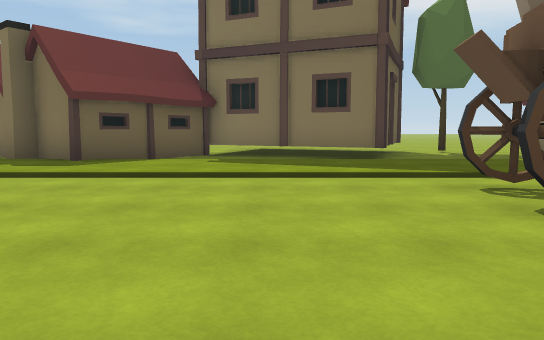
view 1 (above)

19 first-person views from a walk through a Unity game level. The camera is 1.2 m above the floor, tilts 6° down and sees 70° across. The floor is counted in squares, 2 m on a side. Each view is taken from the middle of a square. On the plan, view 1 faces up. The plan holds only what a view shows up to about 11 squares ahead; the rest is blank. The place goes on beyond the plan. Some animated figures are not drawn. Some surface patterns are stand-ins.

view 2
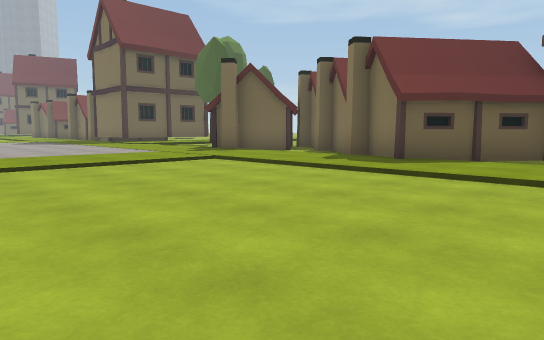

view 3
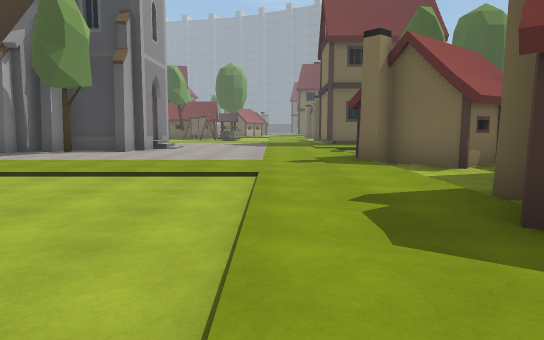

view 4
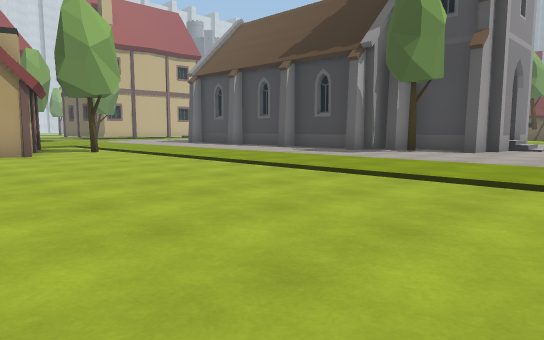

view 5
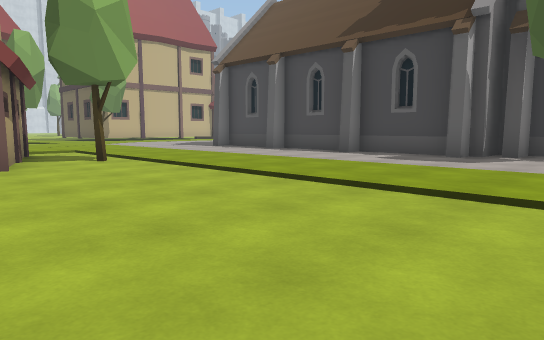

view 6
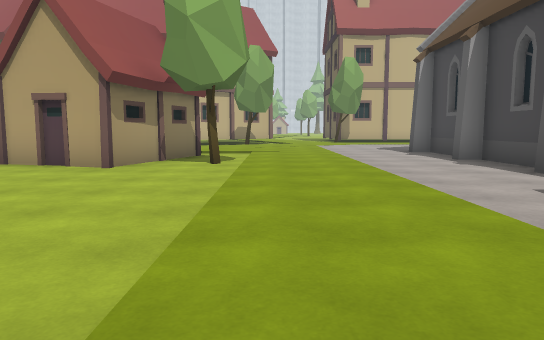

view 7
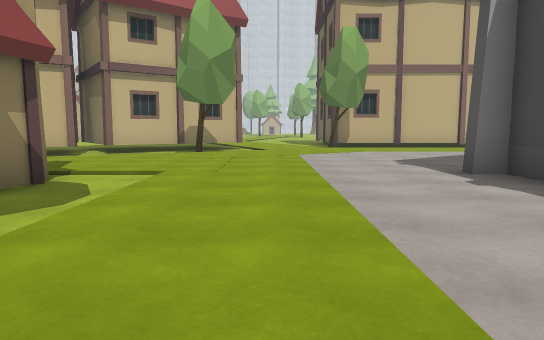

view 8
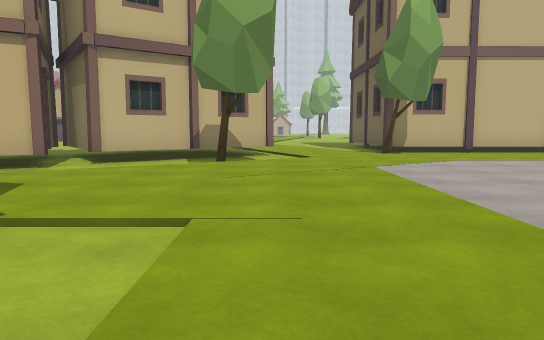

view 9
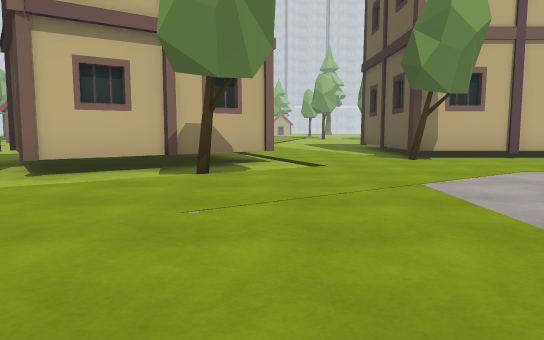

view 10
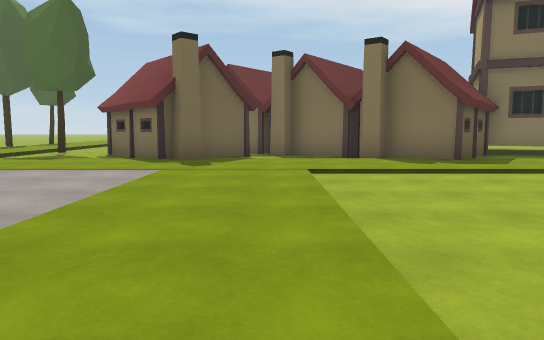

view 11
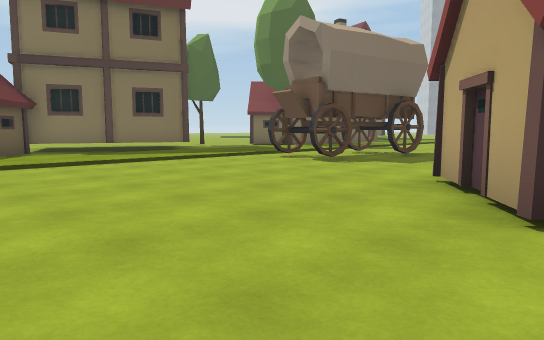

view 12
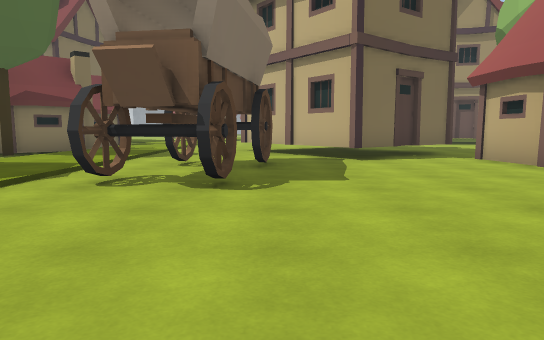

view 13
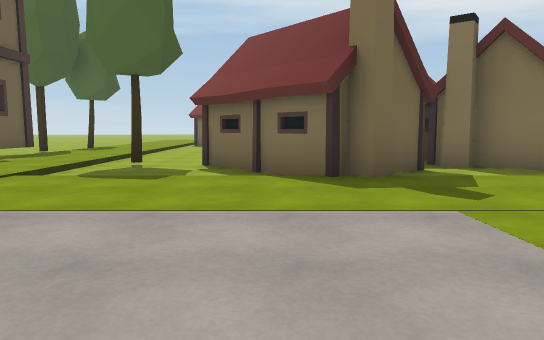

view 14
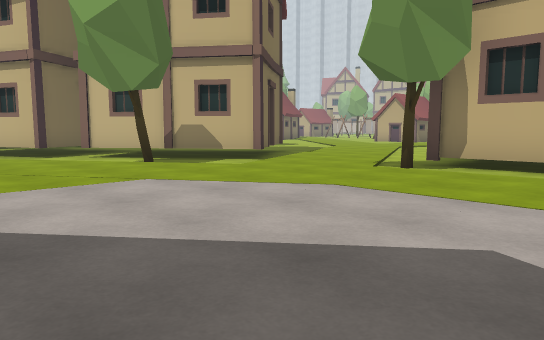

view 15
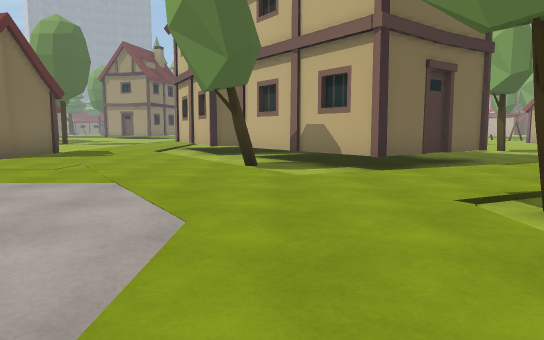

view 16
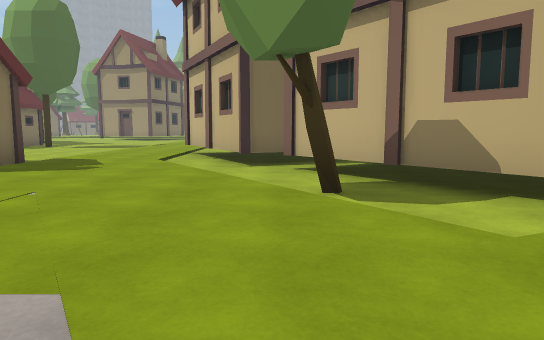

view 17
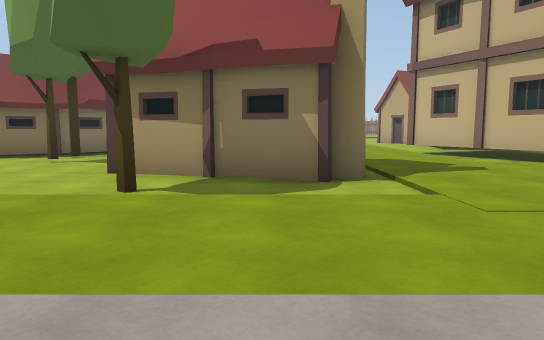

view 18
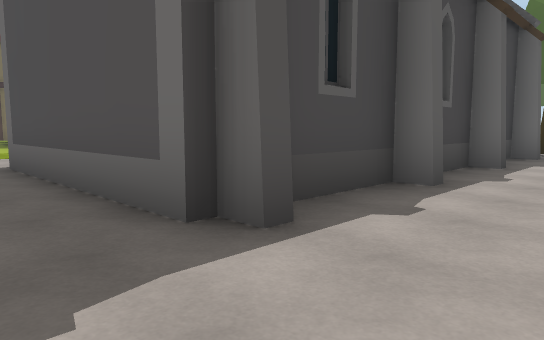

view 19
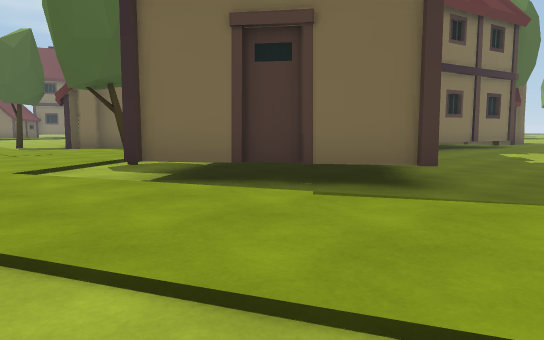

### Floor plan
Key: @ floor where view 1 was taken; # wall or solid block; . main floor; : floor 0.25 m higher than the main floor; / step, stairs or slope; H house; T tree.
Columns run from 13 left of view 1 to 9 right of it. Each row starts with its distance up from view 1.
 10 ...HHHH  HH H   HT..
  9 .TH #HHH   HH# ....H
  8 ...##H..H##...HH...T##H
  7 ////H////HH//////////H
  6 :::::::::::::::::::::::
  5  ::::::////////////////
  4  ..............##.....
  3  ..............####....
  2 ..................#..HH
  1 ##..................#
  0  #T..........@.....H
 -1  #...........HH.....H
 -2  ##.........H#  ...H.H.
 -3  #..........T#H    H...
 -4  ##........T..H     T
 -5  #..........
 -6  #.....T.HHH
 -7  ##......#
 -8  #......H   ...
 -9 ###.....HHH....
-10 ......:::::::::
-11 ......:::::::::
-12 .......::::..H.
-13 .....::::..H#
-14 ....::::..H
-15 ::::::.T.HHH
-16 ::::::.H# HH   H
-17 ...T::H.#  H. ..
-18 HHHH:::H#  ......
-19   ...::.H........
-20   ...:::......
-21     ..::...T

Where each view was taken, in squares from view 1:
view 1: 0 up, 0 right, facing up
view 2: 0 up, 0 right, facing up-left
view 3: 5 up, 1 left, facing left
view 4: 4 up, 2 left, facing down-left
view 5: 1 up, 3 left, facing down-left
view 6: 1 up, 7 left, facing down
view 7: 4 down, 8 left, facing down
view 8: 7 down, 7 left, facing down
view 9: 9 down, 7 left, facing down
view 10: 1 down, 7 left, facing up
view 11: 2 down, 4 left, facing up-right
view 12: 2 up, 2 left, facing right
view 13: 2 up, 10 left, facing up
view 14: 11 down, 13 left, facing down-right
view 15: 15 down, 13 left, facing right
view 16: 14 down, 10 left, facing right
view 17: 8 down, 10 left, facing right
view 18: 11 down, 9 left, facing up-left
view 19: 21 down, 9 left, facing up-right
